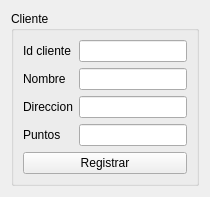
          <widget class="QWidget" name="tab_12">
           <attribute name="title">
            <string>Registrar</string>
           </attribute>
           <layout class="QFormLayout" name="formLayout">
            <item row="0" column="0">
             <widget class="QGroupBox" name="groupBox_3">
              <property name="title">
               <string>Cliente</string>
              </property>
              <layout class="QGridLayout" name="gridLayout_13">
               <item row="3" column="0">
                <widget class="QLabel" name="label_10">
                 <property name="text">
                  <string>Puntos</string>
                 </property>
                </widget>
               </item>
               <item row="2" column="1">
                <widget class="QLineEdit" name="direccion_cliente_reg_lineEdit"/>
               </item>
               <item row="4" column="0" colspan="2">
                <widget class="QPushButton" name="cliente_registrar_pushButton">
                 <property name="text">
                  <string>Registrar</string>
                 </property>
                </widget>
               </item>
               <item row="1" column="0">
                <widget class="QLabel" name="label_8">
                 <property name="text">
                  <string>Nombre</string>
                 </property>
                </widget>
               </item>
               <item row="3" column="1">
                <widget class="QLineEdit" name="puntos_cliente_reg_lineEdit">
                 <property name="maxLength">
                  <number>8</number>
                 </property>
                </widget>
               </item>
               <item row="2" column="0">
                <widget class="QLabel" name="label_9">
                 <property name="text">
                  <string>Direccion</string>
                 </property>
                </widget>
               </item>
               <item row="1" column="1">
                <widget class="QLineEdit" name="nombre_cliente_reg_lineEdit"/>
               </item>
               <item row="0" column="0">
                <widget class="QLabel" name="label_54">
                 <property name="text">
                  <string>Id cliente</string>
                 </property>
                </widget>
               </item>
               <item row="0" column="1">
                <widget class="QLineEdit" name="idcliente_reg_lineEdit"/>
               </item>
              </layout>
             </widget>
            </item>
           </layout>
          </widget>
